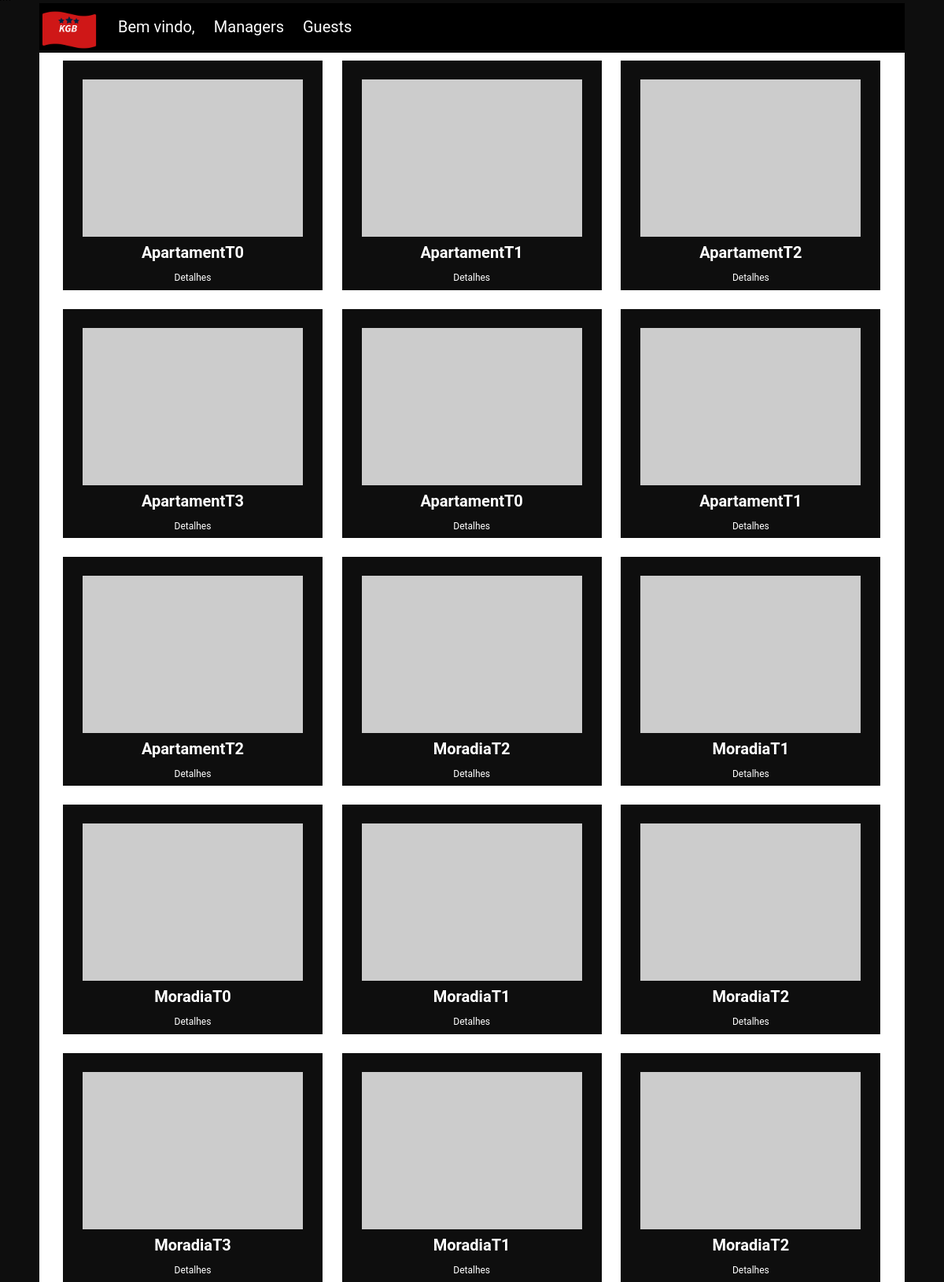
Page /imoveis.php on the committed database.
### tables this page shows
CREATE TABLE imovel(
idc int PRIMARY Key NOT NULL AUTO_INCREMENT,
tipo varchar(10) NOT NULL,
tipologia varchar(10) NOT NULL,
preco real NOT NULL,
descricao char(200) NOT NULL,
cidade_im varchar(80) NOT NULL,
image varchar(255) NOT NULL);

### dbFunction.php (the view, shortened to what this page needs)
<?php
    class dbFunction {
        public function connect(){
            $con = mysqli_connect(server, user, password, db);
            return $con;
        }
        public function imoveis(){
            $conn = $this->connect();
            $res = mysqli_query($conn,"SELECT * FROM imovel");
            ?>
            <?php while($dado = mysqli_fetch_assoc($res)) { ?>
				<li>
					<img src=<?php echo $dado['image'] ?> alt="home_image" style="width: 280px; height: 200px;
					max-width: 1100px;" align="center"/>
					<strong><?php echo $dado['tipo'], $dado['tipologia'] ?></strong>
					<p>Detalhes</p>
				</li>
			<?php } ?>
            <?php
        }
        public function userName(){
               ?>
            <li>Bem vindo, <?php echo $_SESSION['username'] ?></li>
            <?php
        }
    }
?>

### imoveis.php (shortened to what this page needs)
<?php
include_once('dbFunction.php');
	$funObj = new dbFunction();
?>
<!DOCTYPE html>
<html>
<head>
	<link rel="stylesheet" href="./styles/imoveis.css">
</head>
<body>
<div class="container" align="center">
	<div class="header" align="center">
		<div class="headerMenu" align="center">
				<a href="#"><img src="./assets/home_logo.png" alt="logo" style="width: 76px; height: 76px; margin-top: 8px; padding: 0; "/></a>
				<div class="menu">
					<nav>
						<ul>
							<?php $funObj->userName() ?>
							<li><a href="#">Managers</a></li>
							<li><a href="#">Guests</a></li>
						</ul>
					</nav>
				</div>
		</div>
	</div>
	<div class="white-block">
		<div class="grid">
			<ul>
				<?php $funObj->imoveis(); ?>
			</ul>
		</div>
	</div>
</div>
</body>
</html>

### styles/imoveis.css (style rules this page uses)
* { margin: 0; padding: 0; outline: 0; box-sizing: border-box; font-family: Roboto; }
body { margin-top: -1%; padding: 0; font: 400 14px sans-serif; background: #0E0E0E; -webkit-font-smoothing: antialiased; align-items: center; }
.header { background: #0E0E0E; color: #FFFFFF; }
.headerMenu { display: flex; max-width: 1100px; height: 60px; background: #000000; align-items: center; color: #FFFFFF; width: 100%; }
.menu nav ul { list-style-type: none; display: flex; }
.menu nav ul li { font-size: 20px; margin-left: 24px; overflow: hidden; }
li a { display: flex; color: #FFFFFF; text-decoration: none; }
.grid { width: 100%; max-width: 1100px; padding: 0 30px; margin: 32px auto; background: #FFFFFF; margin-top: 2%; }
.grid ul { display: grid; grid-template-columns: repeat(3, 1fr); grid-gap: 24px; list-style: none; background: #FFFFFF; padding-top: 1%; }
.grid ul li { background: #0e0e0e; padding: 24px; position: relative; width: 330px; height: 291.39px; }
.grid ul li strong { display: block; margin-top: 8px; margin-bottom: 10px; color: #ffff; font-size: 20px; }
.grid ul li p { color: #ffff; line-height: 21px; font-size: 12px; }
.white-block { margin-top: -1.6%; width: 1100px; height: 900px; background: #FFFFFF; }

### rows in the picture
imovel: tipo "Apartament", tipologia "T0"
imovel: tipo "Apartament", tipologia "T1"
imovel: tipo "Apartament", tipologia "T2"
imovel: tipo "Apartament", tipologia "T3"
imovel: tipo "Apartament", tipologia "T0"
imovel: tipo "Apartament", tipologia "T1"
imovel: tipo "Apartament", tipologia "T2"
imovel: tipo "Moradia", tipologia "T2"
imovel: tipo "Moradia", tipologia "T1"
imovel: tipo "Moradia", tipologia "T0"
imovel: tipo "Moradia", tipologia "T1"
imovel: tipo "Moradia", tipologia "T2"
imovel: tipo "Moradia", tipologia "T3"
imovel: tipo "Moradia", tipologia "T1"
imovel: tipo "Moradia", tipologia "T2"
